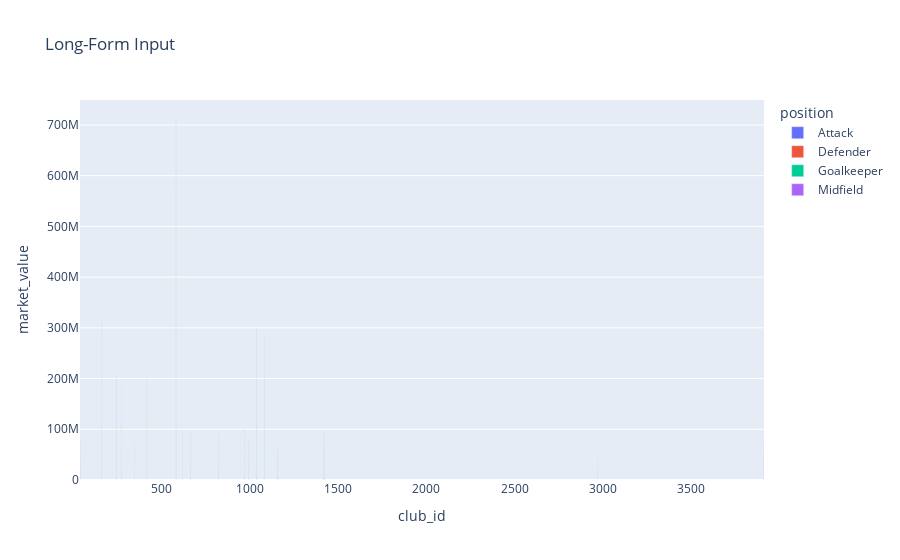

The cell this chart's notebook holds for it:
### Code cell
fig.show()

### Figure 1 — Plotly figure (JSON) as saved in the notebook; plotly's stock layout.template omitted (floating-point values rounded to 4 significant figures)
{"data": [{"alignmentgroup": "True", "hovertemplate": "position=Attack<br>club_id=%{x}<br>market_value=%{y}<extra></extra>", "legendgroup": "Attack", "marker": {"color": "#636efa"}, "name": "Attack", "offsetgroup": "Attack", "orientation": "v", "showlegend": true, "textposition": "outside", "texttemplate": "%{text:.2s}", "type": "bar", "x": [40, 162, 244, 273, 347, 417, 583, 618, 667, 826, 969, 995, 1041, 1082, 1158, 1160, 1420, 1421, 2969, 3911], "xaxis": "x", "y": [25290000, 106200000, 56430000, 50400000, 29700000, 61470000, 339300000, 25110000, 27270000, 22140000, 42345000, 26820000, 68760000, 124920000, 32850000, 6705000, 25740000, 40573000, 22410000, 22230000], "yaxis": "y"}, {"alignmentgroup": "True", "hovertemplate": "position=Defender<br>club_id=%{x}<br>market_value=%{y}<extra></extra>", "legendgroup": "Defender", "marker": {"color": "#EF553B"}, "name": "Defender", "offsetgroup": "Defender", "orientation": "v", "showlegend": true, "textposition": "outside", "texttemplate": "%{text:.2s}", "type": "bar", "x": [40, 162, 244, 273, 347, 417, 583, 618, 667, 826, 969, 995, 1041, 1082, 1158, 1160, 1420, 1421, 2969, 3911], "xaxis": "x", "y": [20070000, 92925000, 59310000, 50850000, 23445000, 70650000, 208800000, 27540000, 37755000, 39060000, 20835000, 15660000, 70470000, 63630000, 12645000, 14940000, 9000000, 23265000, 13455000, 24053000], "yaxis": "y"}, {"alignmentgroup": "True", "hovertemplate": "position=Goalkeeper<br>club_id=%{x}<br>market_value=%{y}<extra></extra>", "legendgroup": "Goalkeeper", "marker": {"color": "#00cc96"}, "name": "Goalkeeper", "offsetgroup": "Goalkeeper", "orientation": "v", "showlegend": true, "textposition": "outside", "texttemplate": "%{text:.2s}", "type": "bar", "x": [40, 162, 244, 273, 347, 417, 583, 618, 667, 826, 969, 995, 1041, 1082, 1158, 1160, 1420, 1421, 2969, 3911], "xaxis": "x", "y": [3420000, 13320000, 2340000, 7200000, 3150000, 9675000, 17820000, 4860000, 6885000, 2970000, 8280000, 9360000, 13365000, 23400000, 2430000, 2520000, 9855000, 8685000, 2700000, 7020000], "yaxis": "y"}, {"alignmentgroup": "True", "hovertemplate": "position=Midfield<br>club_id=%{x}<br>market_value=%{y}<extra></extra>", "legendgroup": "Midfield", "marker": {"color": "#ab63fa"}, "name": "Midfield", "offsetgroup": "Midfield", "orientation": "v", "showlegend": true, "textposition": "outside", "texttemplate": "%{text:.2s}", "type": "bar", "x": [40, 162, 244, 273, 347, 417, 583, 618, 667, 826, 969, 995, 1041, 1082, 1158, 1160, 1420, 1421, 2969, 3911], "xaxis": "x", "y": [30240000, 102600000, 86714999, 84420000, 25425000, 58050000, 145800000, 37980000, 22005000, 26415000, 30240000, 29700000, 144900000, 73170000, 16493000, 27450000, 24615000, 19080000, 10215000, 23040000], "yaxis": "y"}], "layout": {"barmode": "relative", "legend": {"title": {"text": "position"}, "tracegroupgap": 0}, "title": {"text": "Long-Form Input"}, "uniformtext": {"minsize": 8, "mode": "hide"}, "xaxis": {"anchor": "y", "domain": [0, 1], "title": {"text": "club_id"}}, "yaxis": {"anchor": "x", "domain": [0, 1], "title": {"text": "market_value"}}}}
